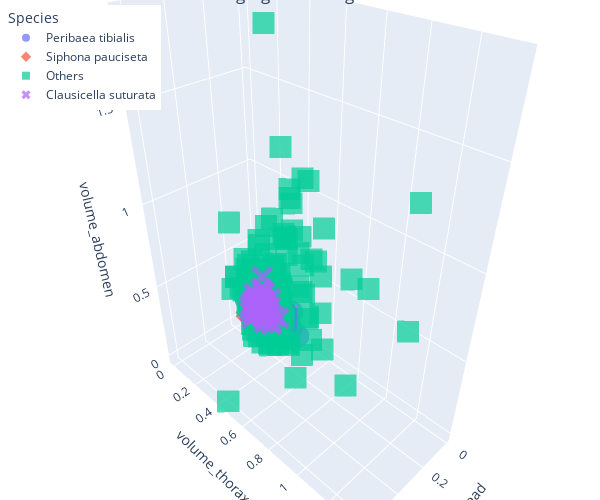

Write notebook code for a chart like this one.
### Code cell
class_labels = ['volume head', 'volume thorax', 'volume abdomen']
scatterPlot3D(df_merged[["volume_head", "volume_thorax", "volume_abdomen"]], df_merged["Species"], class_labels)
